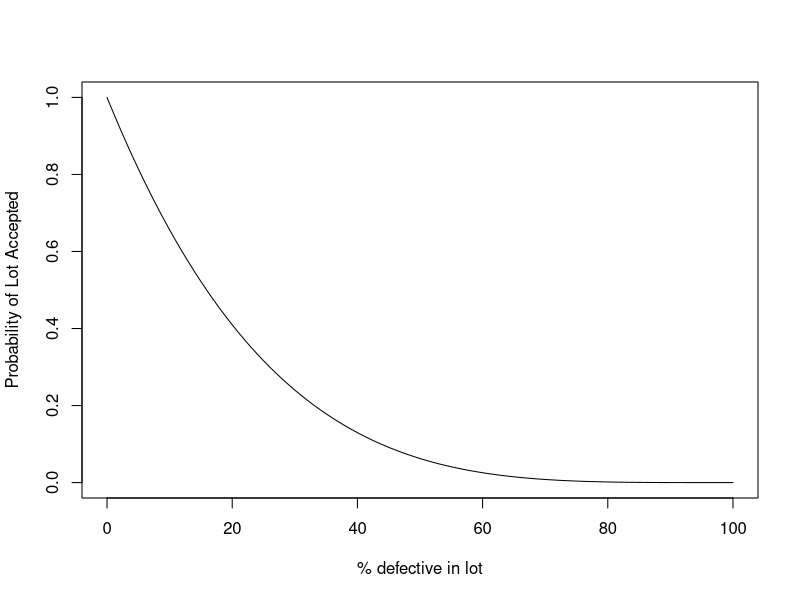

Recreate this plot in R. (Note: this script raises an error after producing the figure.)
#Homework 2

#1.17
curve((1-x/100)^4, from=0, to=100, xlab = "% defective in lot", ylab = "Probability of Lot Accepted")

#Other Problem 2
a <- runif(3, min=0, max = 3)
b <- colSums(a)
sum(b < 2)/10000

#Other Problem 3
Results3 <- replicate(100000, {
rolls <- sample(1:6, size = 5, replace=TRUE)

if(length(unique(rolls)) == 2){ 
  sorted_rolls <- sort(rolls)
  if ((sorted_rolls[1] == sorted_rolls[2]) & (sorted_rolls[4] == sorted_rolls[5])) {
    TRUE
  } else {
    FALSE
  }
} else {
  FALSE
}
})

mean(Results3)
